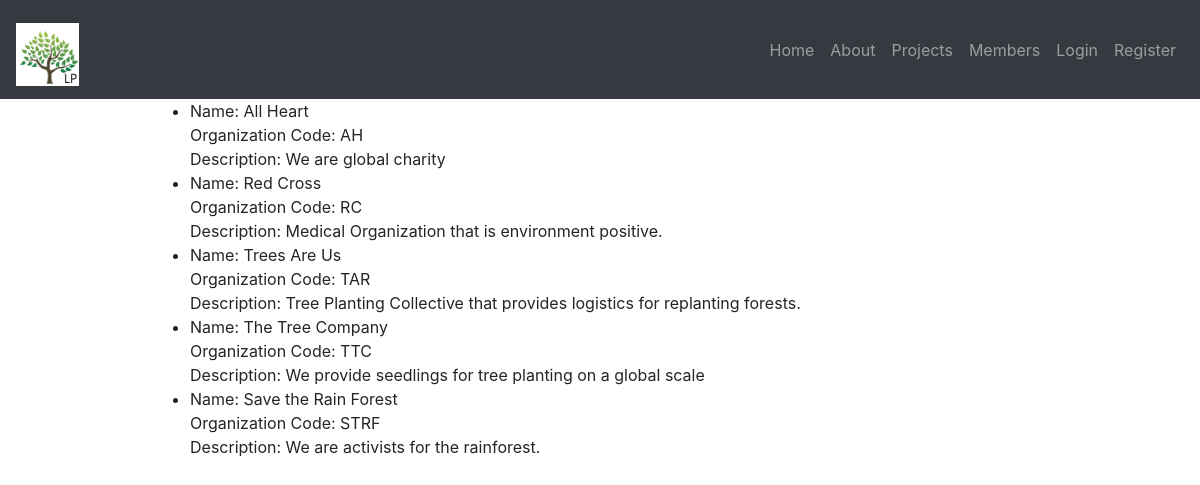
The page /members/ on the database its author committed.
### main/models.py (models this page shows, shortened)
class Organization(models.Model):
	orgCode = models.CharField(max_length=20)
	orgName = models.CharField(max_length=20)
	description = models.CharField(max_length=144)
	address1 = models.CharField(max_length=50)
	address2 = models.CharField(max_length=50)
	city = models.CharField(max_length=20)
	state = models.CharField(max_length=20)
	zipcode = models.CharField(max_length=20)
	phone = models.CharField(max_length=20)

### main/views.py (the view)
# urls.py: path('members/', OrganizationList.as_view()),
class OrganizationList(ListView):
	model = Organization

### main/templates/main/organization_list.html (shortened to what this page needs)
{% load static %}
<html lang="en">
<head>
<link rel="stylesheet" href="{% static 'main/style.css' %}" type="text/css">
<link rel="stylesheet" href="https://maxcdn.bootstrapcdn.com/bootstrap/4.0.0/css/bootstrap.min.css">
</head>
<body>
{% load crispy_forms_tags%}
<nav class="navbar navbar-expand-lg navbar-dark bg-dark">
	<a class="navbar-brand toplogo"> <img class="toplogo"src="{% static 'main/treelogo.jpg' %}"  alt="treelogo" ></a>
	<div class=	"collapse navbar-collapse" id="navbarMenu">
		<ul class="navbar-nav ml-auto">
			<li class="nav-item">
				<a href="/index"class="nav-link">Home</a></li>
			<li class="nav-item">
				<a href="#"class="nav-link">About</a></li>
			<li class="nav-item">
				<a href="#"class="nav-link">Projects</a></li>
      <li class="nav-item">
        <a href="/members"class="nav-link">Members</a></li>
        <li class="nav-item">
        <a href="/login"class="nav-link">Login</a></li>
      <li class="nav-item">
        <a href="/register/"class="nav-link">Register</a></li>
    </ul>
	</div>
</nav>
	<div class="container center_div">
<div class="container">
	<ul>
		{% for Organization in object_list %}
		<li>Name: {{ Organization.orgName }} <br>
			Organization Code: {{ Organization.orgCode }}<br>
			Description: {{ Organization.description }}
		</li>
		{% endfor %}
</div>

### main/static/main/style.css (style rules this page uses)
.toplogo { margin-top: 5px; }
.toplogo img { height : 10%; width : 10%; }

### main/templates/main/organization_list.html (style rules this page uses)
.toplogo { margin-top: 5px; }
.toplogo img { height : 10%; width : 10%; }
.center_div { margin:0 auto; width:80%; }

### rows shown on the page
Organization: orgName "All Heart", orgCode "AH", description "We are global charity"
Organization: orgName "Red Cross", orgCode "RC", description "Medical Organization that is environment positive."
Organization: orgName "Trees Are Us", orgCode "TAR", description "Tree Planting Collective that provides logistics for replanting forests."
Organization: orgName "The Tree Company", orgCode "TTC", description "We provide seedlings for tree planting on a global scale"
Organization: orgName "Save the Rain Forest", orgCode "STRF", description "We are activists for the rainforest."
